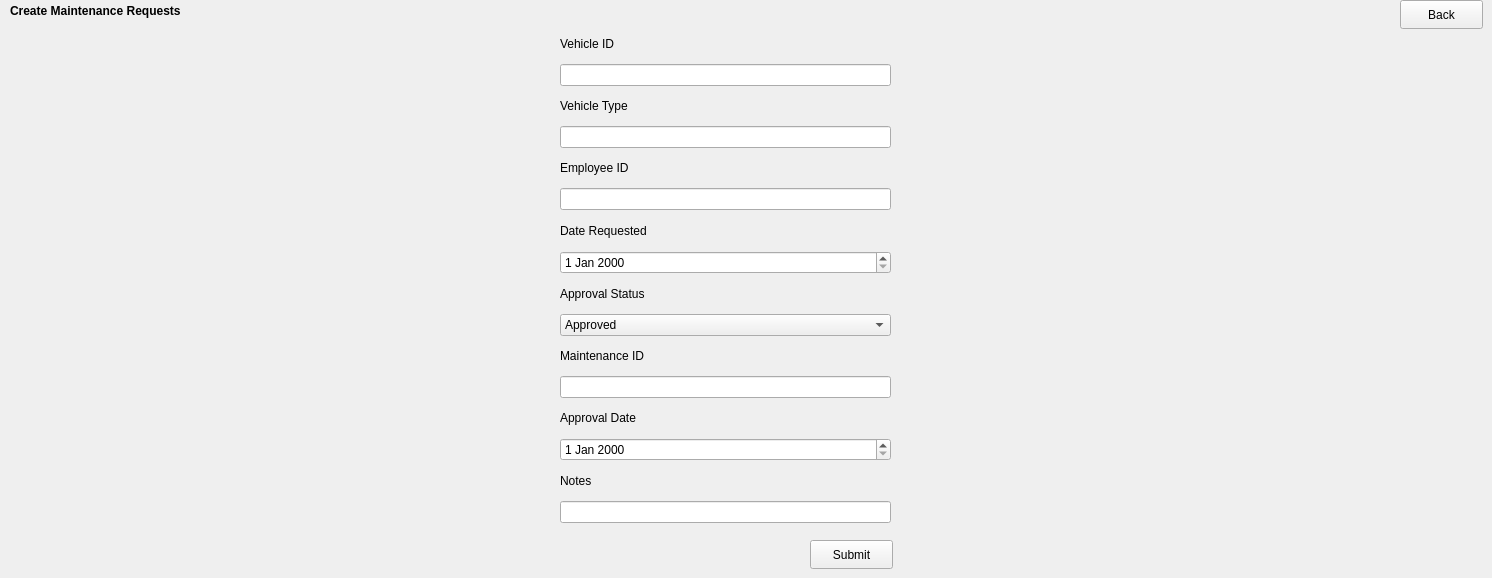
    <widget class="QWidget" name="page_11">
     <widget class="QLabel" name="label_13">
      <property name="geometry">
       <rect>
        <x>10</x>
        <y>0</y>
        <width>221</width>
        <height>21</height>
       </rect>
      </property>
      <property name="font">
       <font>
        <bold>true</bold>
       </font>
      </property>
      <property name="text">
       <string>Create Maintenance Requests</string>
      </property>
     </widget>
     <widget class="QPushButton" name="Create_Maintenance_Request_Back">
      <property name="geometry">
       <rect>
        <x>1400</x>
        <y>0</y>
        <width>83</width>
        <height>29</height>
       </rect>
      </property>
      <property name="text">
       <string>Back</string>
      </property>
     </widget>
     <widget class="QWidget" name="verticalLayoutWidget_8">
      <property name="geometry">
       <rect>
        <x>560</x>
        <y>30</y>
        <width>331</width>
        <height>493</height>
       </rect>
      </property>
      <layout class="QVBoxLayout" name="verticalLayout_11">
       <item>
        <widget class="QLabel" name="label_82">
         <property name="text">
          <string>Vehicle ID</string>
         </property>
        </widget>
       </item>
       <item>
        <widget class="QLineEdit" name="CreateMaintenanceRequest_VehicleID"/>
       </item>
       <item>
        <widget class="QLabel" name="label_83">
         <property name="text">
          <string>Vehicle Type</string>
         </property>
        </widget>
       </item>
       <item>
        <widget class="QLineEdit" name="CreateMaintenanceRequest_VehicleType"/>
       </item>
       <item>
        <widget class="QLabel" name="label_84">
         <property name="text">
          <string>Employee ID</string>
         </property>
        </widget>
       </item>
       <item>
        <widget class="QLineEdit" name="CreateMaintenanceRequest_EmpID"/>
       </item>
       <item>
        <widget class="QLabel" name="label_85">
         <property name="text">
          <string>Date Requested</string>
         </property>
        </widget>
       </item>
       <item>
        <widget class="QDateEdit" name="CreateMaintenanceRequest_DateRequested"/>
       </item>
       <item>
        <widget class="QLabel" name="label_86">
         <property name="text">
          <string>Approval Status</string>
         </property>
        </widget>
       </item>
       <item>
        <widget class="QComboBox" name="CreateMaintenanceRequest_ApprovalStatus">
         <item>
          <property name="text">
           <string>Approved</string>
          </property>
         </item>
         <item>
          <property name="text">
           <string>Pending</string>
          </property>
         </item>
        </widget>
       </item>
       <item>
        <widget class="QLabel" name="label_87">
         <property name="text">
          <string>Maintenance ID</string>
         </property>
        </widget>
       </item>
       <item>
        <widget class="QLineEdit" name="CreateMaintenanceRequest_MaintenanceID"/>
       </item>
       <item>
        <widget class="QLabel" name="label_88">
         <property name="text">
          <string>Approval Date</string>
         </property>
        </widget>
       </item>
       <item>
        <widget class="QDateEdit" name="CreateMaintenanceRequest_ApprovalDate"/>
       </item>
       <item>
        <widget class="QLabel" name="label_89">
         <property name="text">
          <string>Notes</string>
         </property>
        </widget>
       </item>
       <item>
        <widget class="QLineEdit" name="CreateMaintenanceRequest_Notes"/>
       </item>
      </layout>
     </widget>
     <widget class="QPushButton" name="CreateMaintenanceRequest_Submit">
      <property name="geometry">
       <rect>
        <x>810</x>
        <y>540</y>
        <width>83</width>
        <height>29</height>
       </rect>
      </property>
      <property name="text">
       <string>Submit</string>
      </property>
     </widget>
    </widget>
